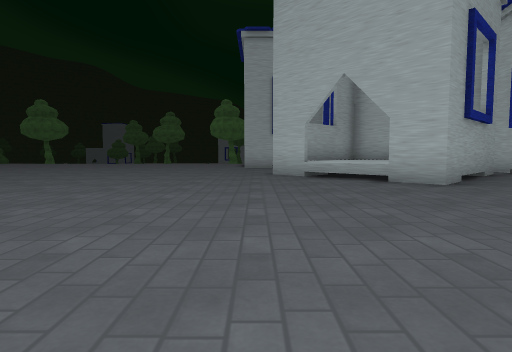
[1] (above)

24 first-person views from a walk through a 3-D level made in the Godot game engine. The camera is 1.2 m above the floor, tilts 4° down and sees 75° across. The floor is counted in squares, 2 m on a side. Each view is taken from the middle of a square. On the plan, view 1 faces up. The plan holds only what a view shows up to about 10 squares ahead; the rest is blank. The place goes on beyond the plan. Flat picture figures and markers are left out. Some surface patterns are stand-ins.

[2]
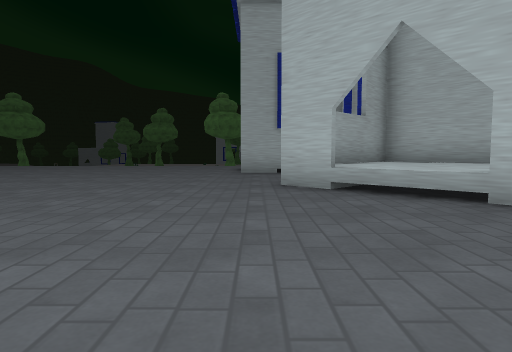

[3]
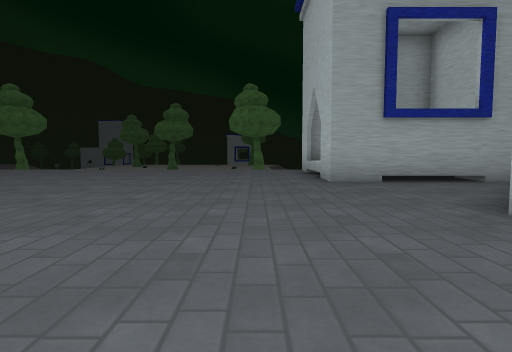

[4]
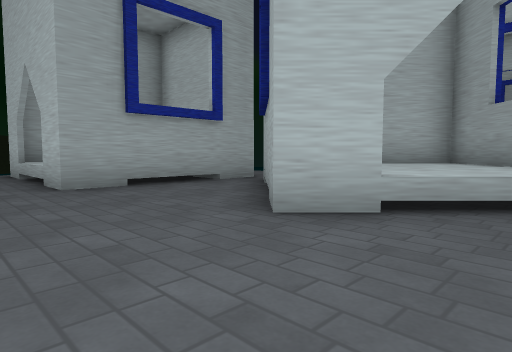

[5]
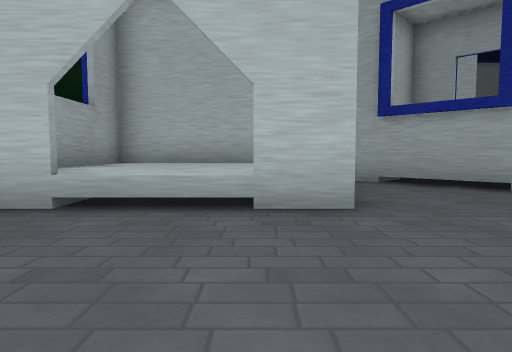

[6]
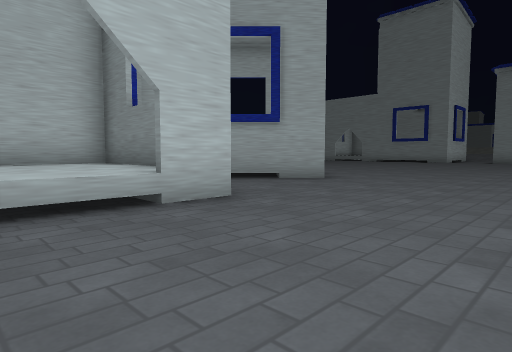

[7]
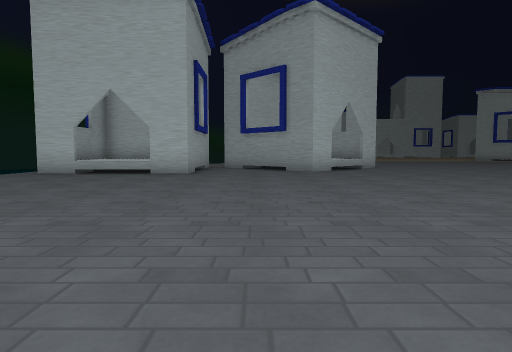

[8]
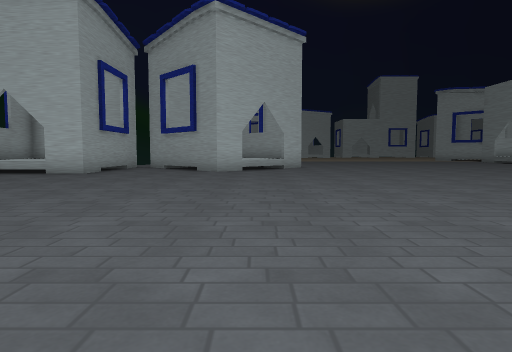

[9]
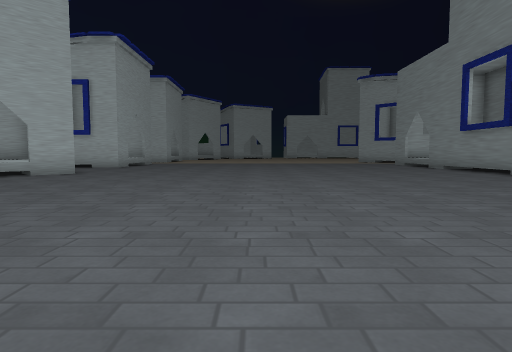

[10]
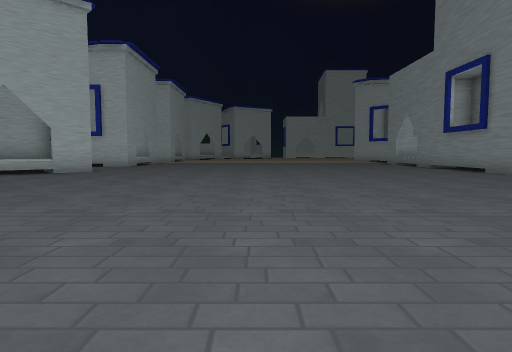

[11]
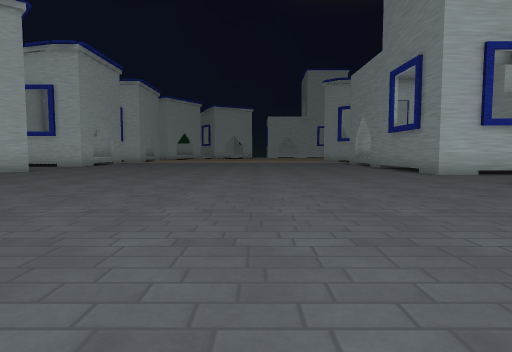

[12]
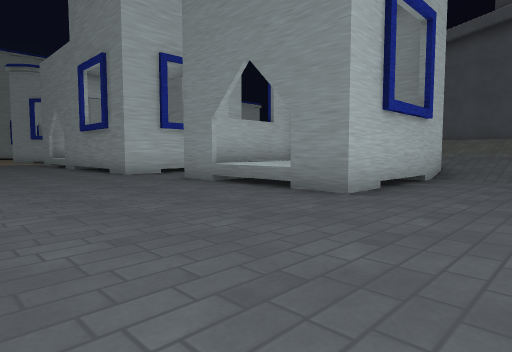

[13]
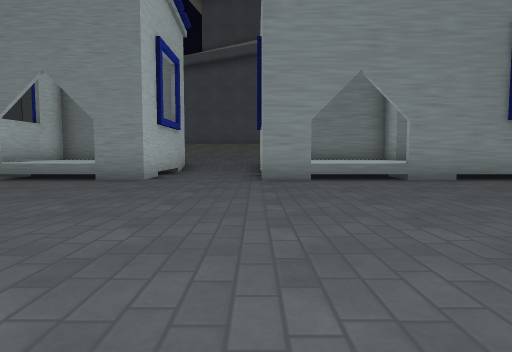

[14]
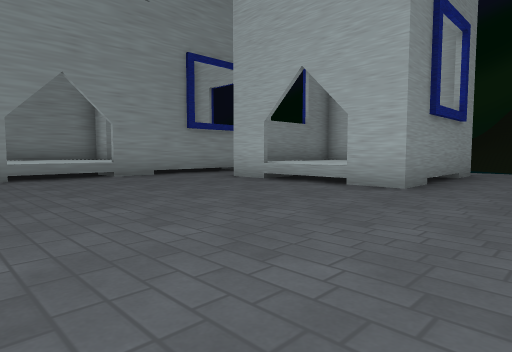

[15]
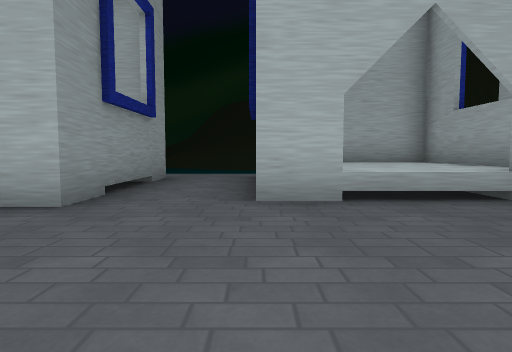

[16]
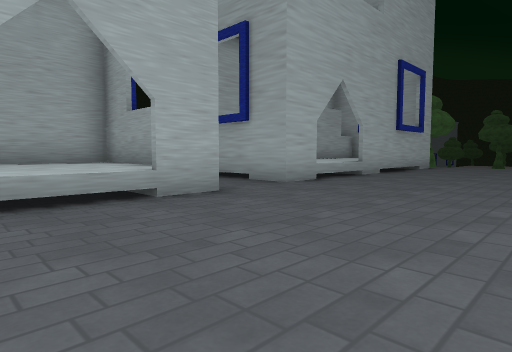

[17]
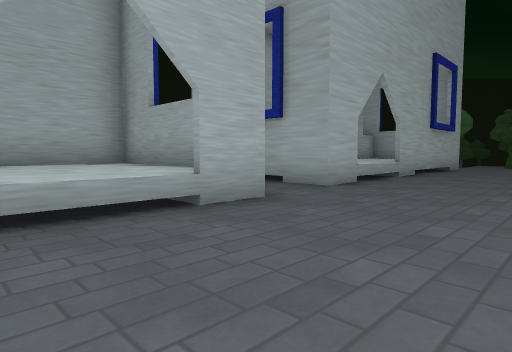

[18]
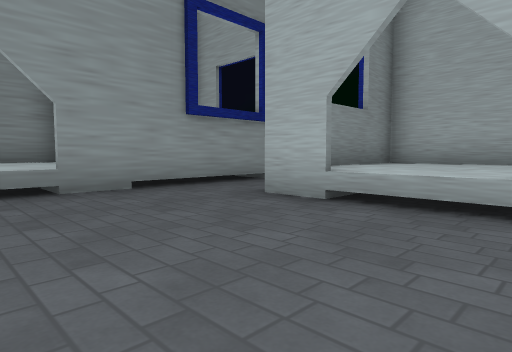

[19]
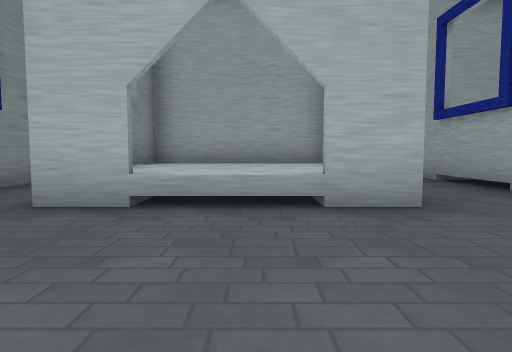

[20]
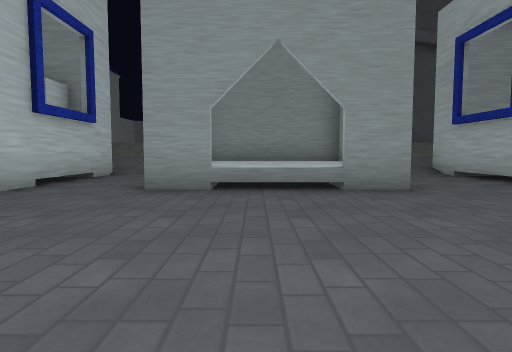

[21]
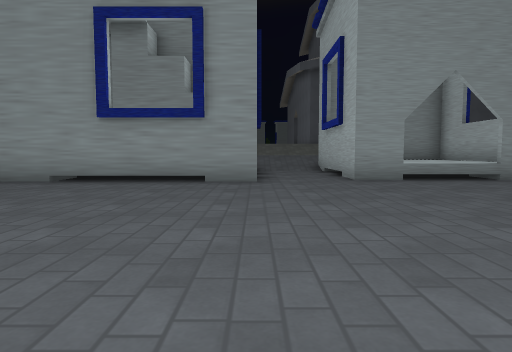

[22]
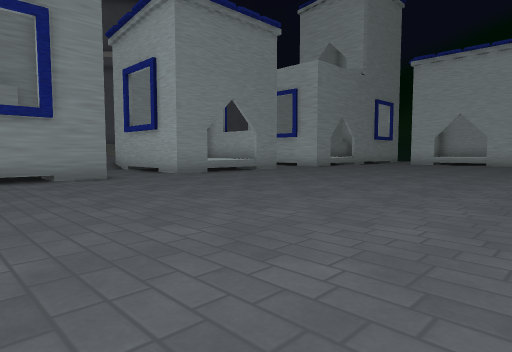

[23]
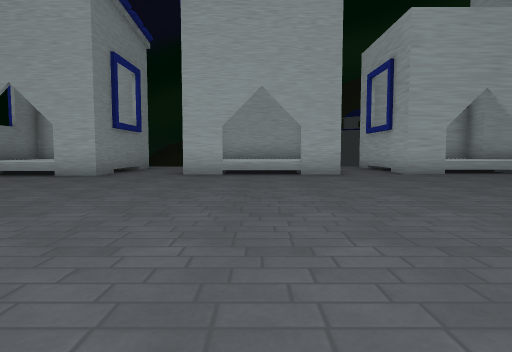

[24]
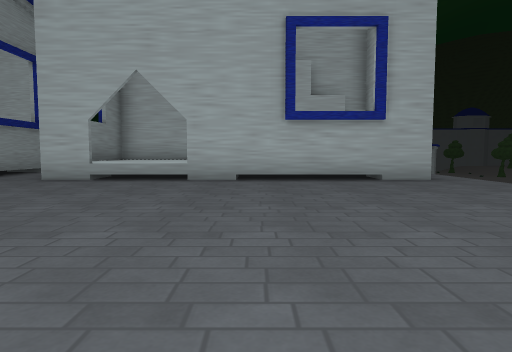

### Floor plan
Key: @ floor where view 1 was taken; # wall or solid block; . floor; / step, stairs or slope; H house.
Columns run from 18 left of view 1 to 5 right of it. Each row starts with its distance up from view 1.
 16     H.............HHHH#
 15     H.............HHHH#
 14     H.............HHHH#
 13     H.............#HHHH
 12     H................HH
 11    HH...............HHHH
 10    HH..............HHHHH
  9  HHHH..............HHHHH
  8    .................HHHH
  7    ..................HH.
  6  HHHH#................H.
  5  HHHHH.................
  4  HHHHH.................
  3  HH H#.................
  2 .#####..................
  1 ........................
  0 .#####............@.....
 -1  #HHHH..................
 -2  #HHHH..................
 -3  #HHHH..................
 -4  #HHHH..................
 -5     ....................
 -6    .................#HHH
 -7    HHHHHHHH#..HHHH..#H
 -8    H   HHH #..HHHH..#
 -9    H   HHH #..HHHH..#H
-10        H  H#..HH H .#
-11            ////    //
-12             ///
-13             ///

Positions as (right, up) in squares from view 1, and headings:
1: (0, 0), facing up
2: (0, 3), facing up
3: (-2, 6), facing up
4: (-2, 7), facing up-right
5: (-4, 14), facing right
6: (-4, 16), facing down-right
7: (-10, 11), facing right
8: (-10, 8), facing right
9: (-6, 1), facing right
10: (-7, 1), facing right
11: (-7, -1), facing right
12: (-7, -2), facing down-right
13: (-7, 1), facing down
14: (-7, 2), facing down-left
15: (-9, 2), facing left
16: (-9, 3), facing up-left
17: (-10, 3), facing up-left
18: (-9, -1), facing down-left
19: (-9, -2), facing left
20: (-2, -1), facing down
21: (2, 1), facing down
22: (5, 2), facing down-left
23: (-4, 4), facing left
24: (-6, 13), facing left
